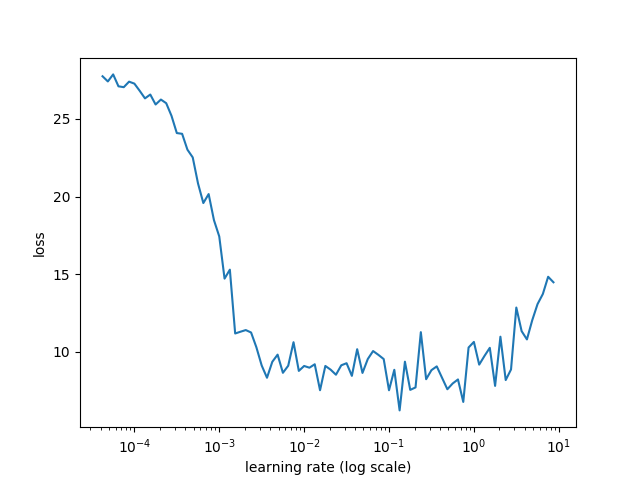

This chart was generated by the following Python code:
from matplotlib import pyplot as plt
import math
from tensorflow.keras.callbacks import LambdaCallback
import tensorflow.keras.backend as K


class LRFinder:
    """
    Plots the change of the loss function of a Keras model when the learning rate is exponentially increasing.
    See for details:
    https://towardsdatascience.com/estimating-optimal-learning-rate-for-a-deep-neural-network-ce32f2556ce0
    """
    def __init__(self, model):
        self.model = model
        self.losses = []
        self.lrs = []
        self.best_loss = 1e9

    def on_batch_end(self, batch, logs):
        # Log the learning rate
        lr = K.get_value(self.model.optimizer.lr)
        self.lrs.append(lr)

        # Log the loss
        loss = logs['loss']
        self.losses.append(loss)

        # Check whether the loss got too large or NaN
        if math.isnan(loss) or loss > self.best_loss * 4:
            self.model.stop_training = True
            return

        if loss < self.best_loss:
            self.best_loss = loss

        # Increase the learning rate for the next batch
        lr *= self.lr_mult
        K.set_value(self.model.optimizer.lr, lr)

    def find(self, x_train, y_train, start_lr, end_lr, batch_size=64, epochs=1):
        num_batches = epochs * x_train.shape[0] / batch_size
        self.lr_mult = (float(end_lr) / float(start_lr)) ** (float(1) / float(num_batches))

        # Save weights into a file
        self.model.save_weights('tmp.h5')

        # Remember the original learning rate
        original_lr = K.get_value(self.model.optimizer.lr)

        # Set the initial learning rate
        K.set_value(self.model.optimizer.lr, start_lr)

        callback = LambdaCallback(on_batch_end=lambda batch, logs: self.on_batch_end(batch, logs))

        self.model.fit(x_train, y_train,
                        batch_size=batch_size, epochs=epochs,
                        callbacks=[callback])

        # Restore the weights to the state before model fitting
        self.model.load_weights('tmp.h5')

        # Restore the original learning rate
        K.set_value(self.model.optimizer.lr, original_lr)

    def find_generator(self, generator, start_lr, end_lr, epochs=1, steps_per_epoch=None, **kw_fit):
            if steps_per_epoch is None:
                try:
                    steps_per_epoch = len(generator)
                except (ValueError, NotImplementedError) as e:
                    raise e('`steps_per_epoch=None` is only valid for a'
                            ' generator based on the '
                            '`keras.utils.Sequence`'
                            ' class. Please specify `steps_per_epoch` '
                            'or use the `keras.utils.Sequence` class.')
            self.lr_mult = (float(end_lr) / float(start_lr)) ** (float(1) / float(steps_per_epoch))

            # Save weights into a file
            self.model.save_weights('tmp.h5')

            # Remember the original learning rate
            original_lr = K.get_value(self.model.optimizer.lr)

            # Set the initial learning rate
            K.set_value(self.model.optimizer.lr, start_lr)

            callback = LambdaCallback(on_batch_end=lambda batch,
                                      logs: self.on_batch_end(batch, logs))

            self.model.fit_generator(generator=generator,
                                     epochs=epochs,
                                     steps_per_epoch=steps_per_epoch,
                                     callbacks=[callback],
                                     **kw_fit)

            # Restore the weights to the state before model fitting
            self.model.load_weights('tmp.h5')

            # Restore the original learning rate
            K.set_value(self.model.optimizer.lr, original_lr)

    def plot_loss(self, filename="lr_finder.png", n_skip_beginning=10, n_skip_end=5):
        """
        Plots the loss.
        Parameters:
            n_skip_beginning - number of batches to skip on the left.
            n_skip_end - number of batches to skip on the right.
        """
        plt.ylabel("loss")
        plt.xlabel("learning rate (log scale)")
        plt.plot(self.lrs[n_skip_beginning:-n_skip_end], self.losses[n_skip_beginning:-n_skip_end])
        plt.xscale('log')
        plt.savefig(filename)

    def plot_loss_change(self, sma=1, n_skip_beginning=10, n_skip_end=5, y_lim=(-0.01, 0.01)):
        """
        Plots rate of change of the loss function.
        Parameters:
            sma - number of batches for simple moving average to smooth out the curve.
            n_skip_beginning - number of batches to skip on the left.
            n_skip_end - number of batches to skip on the right.
            y_lim - limits for the y axis.
        """
        assert sma >= 1
        derivatives = [0] * sma
        for i in range(sma, len(self.lrs)):
            derivative = (self.losses[i] - self.losses[i - sma]) / sma
            derivatives.append(derivative)

        plt.ylabel("rate of loss change")
        plt.xlabel("learning rate (log scale)")
        plt.plot(self.lrs[n_skip_beginning:-n_skip_end], derivatives[n_skip_beginning:-n_skip_end])
        plt.xscale('log')
        plt.ylim(y_lim)